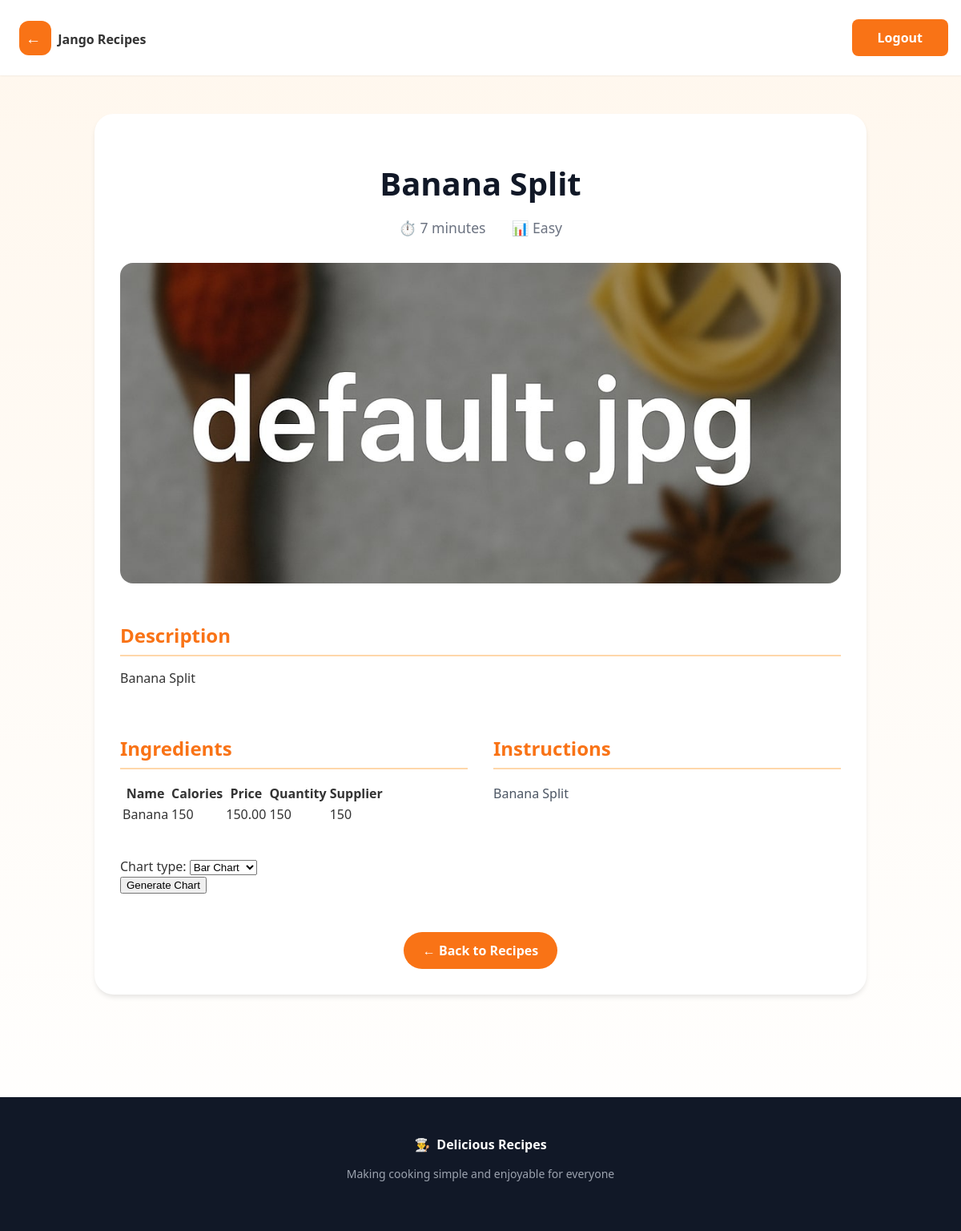
Before: /recipe/1 (signed in) with the older database file.
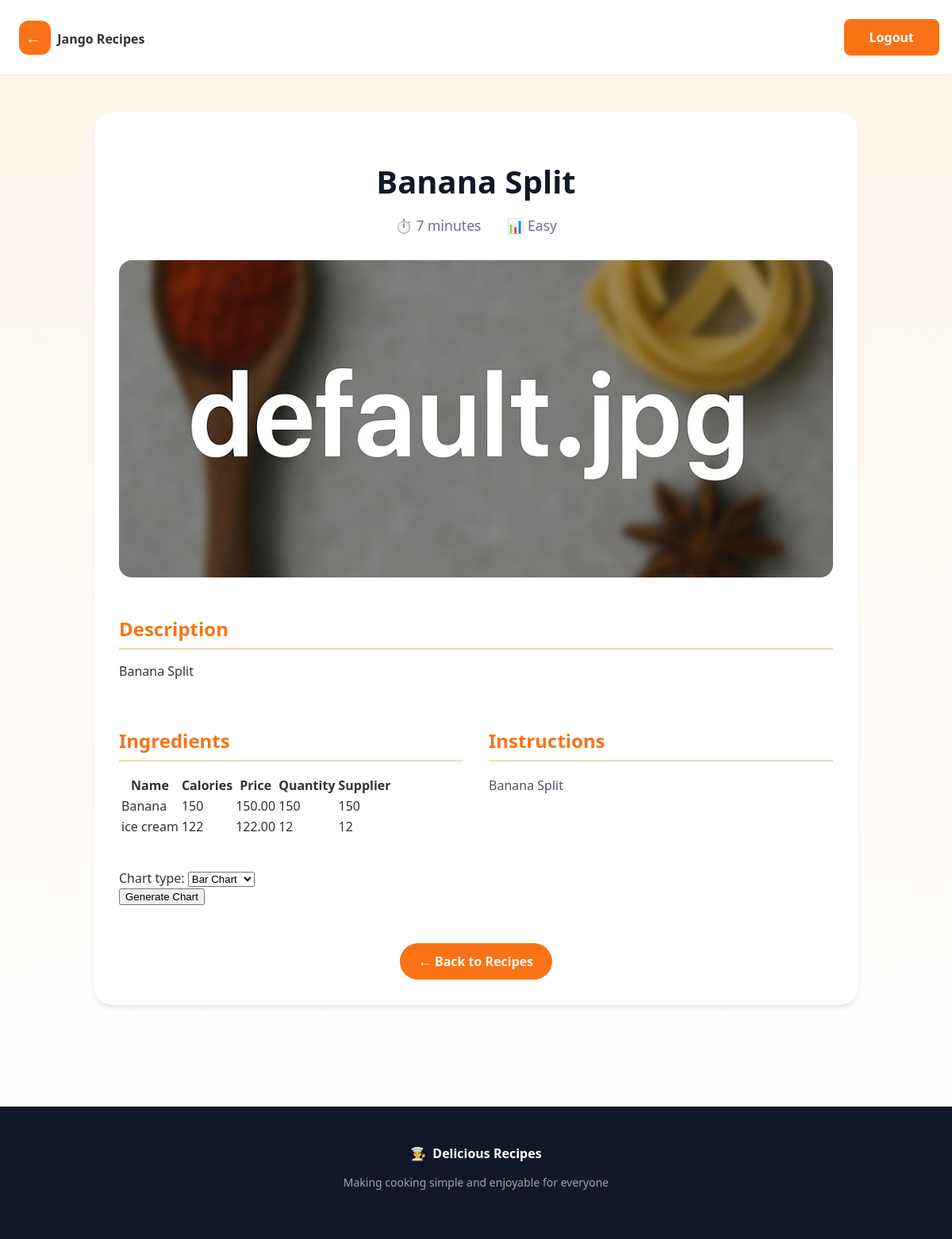
After: the same page with the newer database file.
### recipes/models.py (models this page shows, shortened)
class Recipe(models.Model):
    name = models.CharField(max_length=200)
    user = models.ForeignKey(User, on_delete=models.CASCADE)
    cooking_time = models.IntegerField(help_text='in minutes', default=0)
    description = models.TextField()
    ingredients = models.ManyToManyField('Ingredient')  # Reference Ingredient in the same app
    instructions = models.TextField()
    pic = models.ImageField(upload_to='recipe_pics', default='no_picture.jpg')
    @property
    def difficulty(self):
        ingredient_count = self.ingredients.count()
        if self.cooking_time < 30 and ingredient_count <= 5:
            return 'Easy'
        elif self.cooking_time < 30 and ingredient_count > 5:
            return 'Medium'
        elif self.cooking_time >= 30 and ingredient_count <= 5:
            return 'Intermediate'
        else:
            return 'Hard'

class Ingredient(models.Model):
    name = models.CharField(max_length=255)
    calories  = models.IntegerField()
    price = models.DecimalField(max_digits=5, decimal_places=2)
    quantity = models.IntegerField()
    supplier = models.CharField(max_length=255)
    pic = models.ImageField(upload_to='ingredient_pics', default='no_picture.jpg')

### recipes/views.py (the view)
# urls.py: path('recipe/<int:id>', Details, name='detail'),
@login_required
def Details(request, id):
    chart = None
    recipe = get_object_or_404(Recipe, pk=id)
    ingredients_qs = recipe.ingredients.all()
    ingredients_df = DataFrame(list(ingredients_qs.values())) if ingredients_qs.exists() else DataFrame()
    form = ChartForm(request.POST or None)
    if request.method == 'POST' and ingredients_df.shape[0] > 0:
        chart_type = request.POST.get('chart_type')
        chart = get_chart(chart_type, ingredients_df, labels=ingredients_df['name'].values)
    context = {
        'recipe': recipe,
        'ingredients': ingredients_qs,
        'chart': chart,
        'form': form,
    }
    return render(request, 'recipes/recipe_detail.html', context)

### recipes/forms.py
class ChartForm(forms.Form):
   chart_type = forms.ChoiceField(choices=CHART_CHOICES)

### recipes/templates/recipes/recipe_detail.html (shortened to what this page needs)
{% load static %}
<!DOCTYPE html>
<html>
<head>
  <link rel="stylesheet" type="text/css" href="{% static 'recipes/css/styles.css' %}">
</head>
<body>
  <div class="main-container">
    <header class="main-header">
      <div class="header-content">
        <div class="logo-section">
          <a href="{% url 'recipes:home' %}" class="logo-text">
            <span class="logo-icon">
              ←
            </span>
            <span class="logo-text">Jango Recipes</span>
          </a>
        </div>
        <div class="logout-section">
          <a class="logout-btn" href="{% url 'logout' %}">Logout</a>
        </div>
      </div>
    </header>
    <div class="content-section">
      <div class="detail-container">
        <div class="detail-header">
          <h1>{{ recipe.name }}</h1>
          <div class="detail-meta">
            <span class="meta-item">⏱️ {{ recipe.cooking_time }} minutes</span>
            <span class="meta-item">📊 {{ recipe.difficulty }}</span>
          </div>
        </div>
        <div class="detail-image">
          <img src="{{ recipe.pic.url }}" alt="{{ recipe.name }}">
        </div>
        <div class="detail-content">
          <div class="detail-section">
            <h2>Description</h2>
            <p>{{ recipe.description }}</p>
          </div>
          <div class="detail-grid">
            <div class="detail-section">
              <h2>Ingredients</h2>
              {% if ingredients %}
              <div class="table-wrapper">
                <table class="ingredients-table">
                  <thead>
                    <tr>
                      <th>Name</th>
                      <th>Calories</th>
                      <th>Price</th>
                      <th>Quantity</th>
                      <th>Supplier</th>
                    </tr>
                  </thead>
                  <tbody>
                    {% for ingredient in ingredients %}
                    <tr>
                      <td>{{ ingredient.name }}</td>
                      <td>{{ ingredient.calories }}</td>
                      <td>{{ ingredient.price }}</td>
                      <td>{{ ingredient.quantity }}</td>
                      <td>{{ ingredient.supplier }}</td>
                    </tr>
                    {% endfor %}
                  </tbody>
                </table>
              </div>
              {% else %}
              <p>No ingredients listed.</p>
              {% endif %}
            </div>
            <div class="detail-section">
              <h2>Instructions</h2>
              <div class="instructions-text">
                {{ recipe.instructions|linebreaks }}
              </div>
            </div>
          </div>
        </div>
        <div class="detail-chart">
          {% if form %}
          <form method="POST" action="">
            {{ form }}
            <button type="submit">Generate Chart</button>
          </form>
          {% endif %}
        </div>
        <div class="back-link">
          <a href="{% url 'recipes:home' %}" class="cta-button">← Back to Recipes</a>
        </div>
      </div>
    </div>
    <footer class="main-footer">
      <div class="footer-content">
        <div class="footer-logo">
          <span>👨‍🍳</span>
          <span>Delicious Recipes</span>
        </div>
        <p>Making cooking simple and enjoyable for everyone</p>
      </div>
    </footer>
  </div>
</body>
</html>

### recipes/static/recipes/css/styles.css (style rules this page uses)
body { font-family: 'Segoe UI', Tahoma, Geneva, Verdana, sans-serif; background: linear-gradient(to bottom, #fff7ed, #ffffff); margin: 0; padding: 0; color: #333; min-height: 100vh; }
.main-container { display: flex; flex-direction: column; min-height: 100vh; }
.main-header { background-color: white; box-shadow: 0 1px 2px 0 rgba(0, 0, 0, 0.05); position: sticky; top: 0; z-index: 10; }
.header-content { max-width: 1280px; margin: 0 auto; padding: 1.5rem 1rem; display: flex; align-items: center; justify-content: space-between; }
.logo-section { display: flex; align-items: center; gap: 0.75rem; }
.logo-icon { background-color: #f97316; padding: 0.5rem; border-radius: 0.75rem; color: white; font-size: 1.2rem; width: 20%; }
.logo-text { text-decoration: none; color: inherit; font-weight: 600; padding: 0.5rem; }
.logout-section { padding: 0.5rem 1.25rem; display: flex; align-items: center; gap: 0.75rem; background-color: #f97316; border-radius: 0.5rem; }
.logout-btn { text-decoration: none; color: white; font-weight: 600; padding: 0.25rem 0.75rem; transition: background-color 0.2s; }
.cta-button { display: inline-block; background-color: #f97316; color: white; padding: 0.75rem 1.5rem; border-radius: 9999px; font-weight: 600; text-decoration: none; transition: background-color 0.2s; }
.content-section { max-width: 1280px; margin: 0 auto; padding: 3rem 1rem; flex-grow: 1; width: 100%; box-sizing: border-box; }
.detail-container { background-color: white; border-radius: 1.5rem; padding: 2rem; box-shadow: 0 4px 6px -1px rgba(0, 0, 0, 0.1); max-width: 900px; margin: 0 auto; }
.detail-header { text-align: center; margin-bottom: 2rem; }
.detail-header h1 { font-size: 2.5rem; color: #111827; margin-bottom: 1rem; }
.detail-meta { display: flex; justify-content: center; gap: 2rem; color: #6b7280; font-size: 1.1rem; }
.detail-image { width: 100%; height: 400px; border-radius: 1rem; overflow: hidden; margin-bottom: 3rem; }
.detail-image img { width: 100%; height: 100%; object-fit: cover; }
.detail-section { margin-bottom: 2.5rem; }
.detail-section h2 { color: #f97316; border-bottom: 2px solid #fed7aa; padding-bottom: 0.5rem; margin-bottom: 1rem; font-size: 1.5rem; }
.detail-grid { display: grid; grid-template-columns: 1fr; gap: 2rem; }
@media (min-width: 768px) { .detail-grid { grid-template-columns: 1fr 1fr; } }
.ingredients-list, .instructions-text { line-height: 1.8; color: #4b5563; }
.back-link { margin-top: 3rem; text-align: center; }
.main-footer { background-color: #111827; color: white; padding: 3rem 1rem; margin-top: 5rem; }
.footer-content { max-width: 1280px; margin: 0 auto; text-align: center; }
.footer-logo { display: flex; align-items: center; justify-content: center; gap: 0.5rem; margin-bottom: 1rem; font-weight: 600; }
.footer-content p { color: #9ca3af; font-size: 0.875rem; }

Changed rows visible on the page:
added Ingredient: name "ice cream", calories "122", price "122.00", quantity "12", supplier "12"
